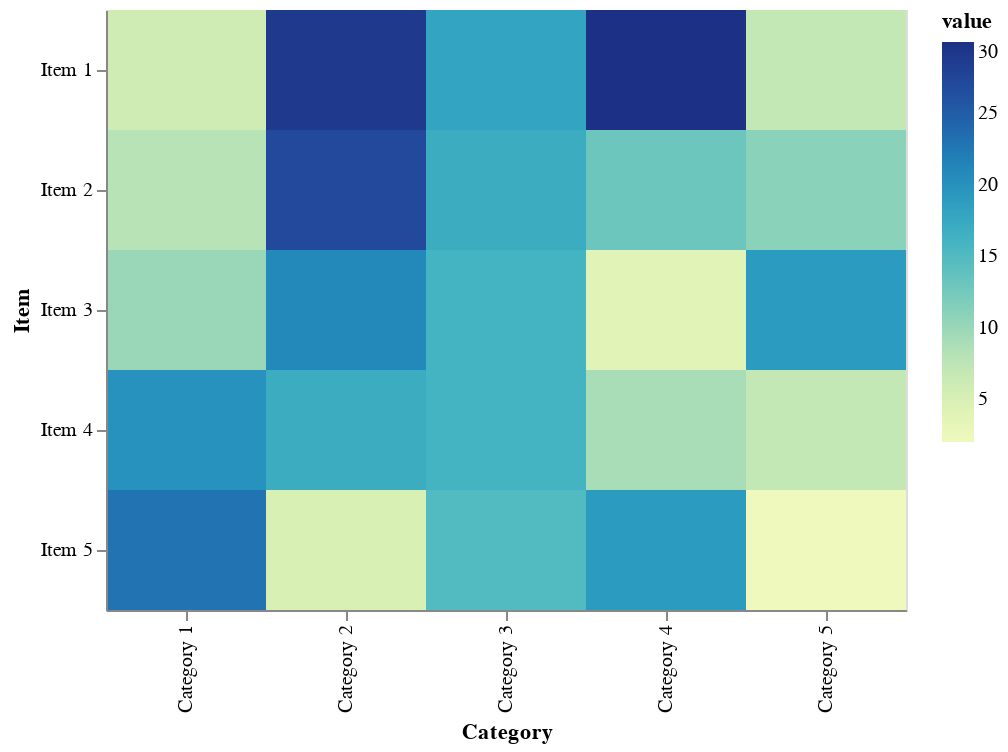

The cell this chart's notebook holds for it:
### Markdown cell above
## Heatmap

A heatmap is a very compact visual representation of the data, very similar to the original table, where rectangles are colored by the values in each cell. 

*We're not really good at quantitatively comparing color values, though, so this isn't a great representation if you want people to accurately detect the numerical patterns. Also, note that Category 3 values aren't distinguishable.*

### Method chaining

In Altair it's easy to construct our visualization by **chaining together, with a dot between** a "declaration" of our visualization following the pattern:

- `alt` – calls the Altair module through it's abbreviated name stated above
- `Chart()` – feed in the Pandas DataFrame our data values come from
- `mark_xxxx()` – sets the [mark type](https://altair-viz.github.io/user_guide/marks.html) to use – here a rectangle
- `encode()` – specified the "[encoding channels](https://altair-viz.github.io/user_guide/encoding.html#encoding-channels)" for this visualization, things like x (horizontal axis), y (vertical axis), color, tooltip, shape, size, etc.
- `transform_xxxx()` – [data transformations](https://altair-viz.github.io/user_guide/transform.html) like filter, calculate, aggregate, lookup, etc.

### Code cell
alt.Chart(df).mark_rect().encode(
    x = 'Category',
    y = 'Item',
    color = 'value'
)

### Figure 1 — Vega-Lite specification as saved in the notebook (floating-point values rounded to 4 significant figures)
{"$schema": "https://vega.github.io/schema/vega-lite/v3.4.0.json", "config": {"mark": {"tooltip": null}, "view": {"height": 300, "width": 400}}, "data": {"name": "data-dcc63c1bd6179d79fcae39778c52b169"}, "datasets": {"data-dcc63c1bd6179d79fcae39778c52b169": [{"Category": "Category 1", "Item": "Item 1", "value": 6}, {"Category": "Category 1", "Item": "Item 2", "value": 8}, {"Category": "Category 1", "Item": "Item 3", "value": 10}, {"Category": "Category 1", "Item": "Item 4", "value": 20}, {"Category": "Category 1", "Item": "Item 5", "value": 23}, {"Category": "Category 2", "Item": "Item 1", "value": 29}, {"Category": "Category 2", "Item": "Item 2", "value": 27}, {"Category": "Category 2", "Item": "Item 3", "value": 21}, {"Category": "Category 2", "Item": "Item 4", "value": 17}, {"Category": "Category 2", "Item": "Item 5", "value": 5}, {"Category": "Category 3", "Item": "Item 1", "value": 18}, {"Category": "Category 3", "Item": "Item 2", "value": 17}, {"Category": "Category 3", "Item": "Item 3", "value": 16}, {"Category": "Category 3", "Item": "Item 4", "value": 16}, {"Category": "Category 3", "Item": "Item 5", "value": 15}, {"Category": "Category 4", "Item": "Item 1", "value": 30}, {"Category": "Category 4", "Item": "Item 2", "value": 13}, {"Category": "Category 4", "Item": "Item 3", "value": 4}, {"Category": "Category 4", "Item": "Item 4", "value": 9}, {"Category": "Category 4", "Item": "Item 5", "value": 19}, {"Category": "Category 5", "Item": "Item 1", "value": 7}, {"Category": "Category 5", "Item": "Item 2", "value": 11}, {"Category": "Category 5", "Item": "Item 3", "value": 19}, {"Category": "Category 5", "Item": "Item 4", "value": 7}, {"Category": "Category 5", "Item": "Item 5", "value": 2}]}, "encoding": {"color": {"field": "value", "type": "quantitative"}, "x": {"field": "Category", "type": "nominal"}, "y": {"field": "Item", "type": "nominal"}}, "mark": "rect"}
